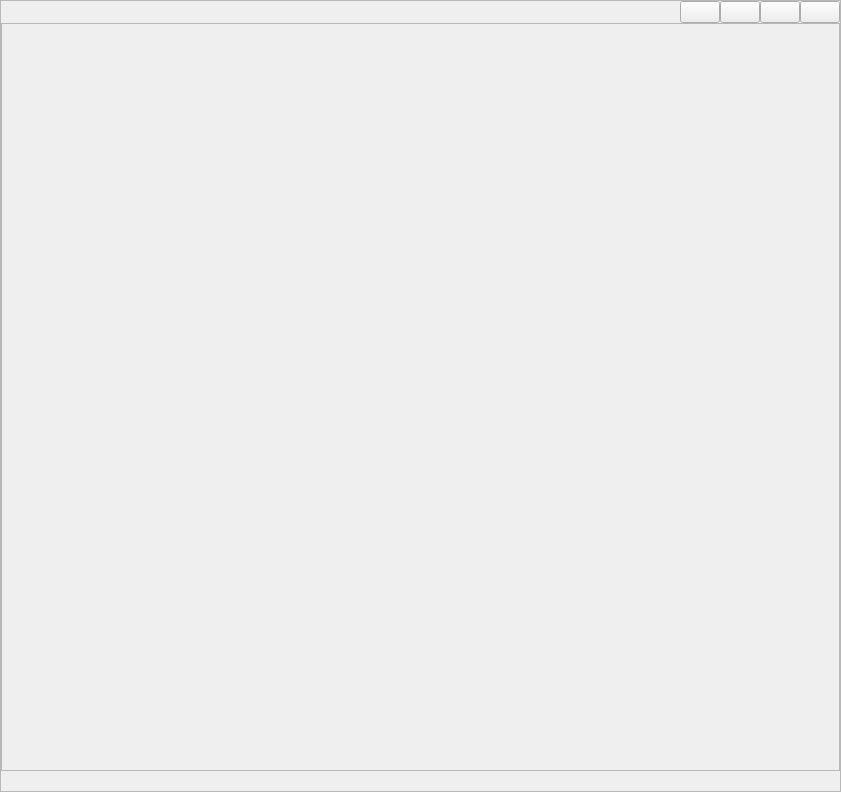
<?xml version="1.0" encoding="UTF-8"?>
<ui version="4.0">
 <class>main</class>
 <widget class="QWidget" name="main">
  <property name="geometry">
   <rect>
    <x>0</x>
    <y>0</y>
    <width>841</width>
    <height>792</height>
   </rect>
  </property>
  <layout class="QVBoxLayout" name="vlay_main">
   <property name="spacing">
    <number>0</number>
   </property>
   <property name="leftMargin">
    <number>0</number>
   </property>
   <property name="topMargin">
    <number>0</number>
   </property>
   <property name="rightMargin">
    <number>0</number>
   </property>
   <property name="bottomMargin">
    <number>0</number>
   </property>
   <item>
    <widget class="QFrame" name="fr_main">
     <property name="frameShape">
      <enum>QFrame::StyledPanel</enum>
     </property>
     <property name="frameShadow">
      <enum>QFrame::Raised</enum>
     </property>
     <layout class="QVBoxLayout" name="vlay_fr_main">
      <property name="spacing">
       <number>0</number>
      </property>
      <property name="leftMargin">
       <number>0</number>
      </property>
      <property name="topMargin">
       <number>0</number>
      </property>
      <property name="rightMargin">
       <number>0</number>
      </property>
      <property name="bottomMargin">
       <number>0</number>
      </property>
      <item>
       <widget class="QFrame" name="fr_menu_top">
        <layout class="QHBoxLayout" name="hlay_menu_top">
         <property name="spacing">
          <number>0</number>
         </property>
         <property name="leftMargin">
          <number>0</number>
         </property>
         <property name="topMargin">
          <number>0</number>
         </property>
         <property name="rightMargin">
          <number>0</number>
         </property>
         <property name="bottomMargin">
          <number>0</number>
         </property>
         <item>
          <widget class="QLabel" name="lb_mt_ico"/>
         </item>
         <item>
          <widget class="QWidget" name="wg_mt_blank" native="true"/>
         </item>
         <item>
          <spacer name="horizontalSpacer_2">
           <property name="orientation">
            <enum>Qt::Horizontal</enum>
           </property>
           <property name="sizeHint" stdset="0">
            <size>
             <width>40</width>
             <height>20</height>
            </size>
           </property>
          </spacer>
         </item>
         <item>
          <widget class="QLabel" name="lb_mt_nom"/>
         </item>
         <item>
          <spacer name="horizontalSpacer_1">
           <property name="orientation">
            <enum>Qt::Horizontal</enum>
           </property>
           <property name="sizeHint" stdset="0">
            <size>
             <width>40</width>
             <height>20</height>
            </size>
           </property>
          </spacer>
         </item>
         <item>
          <widget class="QPushButton" name="pb_mt_option"/>
         </item>
         <item>
          <widget class="QPushButton" name="pb_mt_reduire"/>
         </item>
         <item>
          <widget class="QPushButton" name="pb_mt_agrandir"/>
         </item>
         <item>
          <widget class="QPushButton" name="pb_mt_quitter"/>
         </item>
        </layout>
       </widget>
      </item>
      <item>
       <widget class="QFrame" name="fr_body">
        <property name="frameShape">
         <enum>QFrame::StyledPanel</enum>
        </property>
        <property name="frameShadow">
         <enum>QFrame::Raised</enum>
        </property>
        <layout class="QVBoxLayout" name="hlay_body">
         <property name="spacing">
          <number>0</number>
         </property>
         <property name="leftMargin">
          <number>0</number>
         </property>
         <property name="topMargin">
          <number>0</number>
         </property>
         <property name="rightMargin">
          <number>0</number>
         </property>
         <property name="bottomMargin">
          <number>0</number>
         </property>
         <item>
          <spacer name="verticalSpacer">
           <property name="orientation">
            <enum>Qt::Vertical</enum>
           </property>
           <property name="sizeHint" stdset="0">
            <size>
             <width>20</width>
             <height>40</height>
            </size>
           </property>
          </spacer>
         </item>
        </layout>
       </widget>
      </item>
      <item>
       <widget class="QFrame" name="fr_menu_bottom">
        <layout class="QHBoxLayout" name="hlay_menu_bottom">
         <property name="spacing">
          <number>0</number>
         </property>
         <property name="leftMargin">
          <number>0</number>
         </property>
         <property name="topMargin">
          <number>0</number>
         </property>
         <property name="rightMargin">
          <number>0</number>
         </property>
         <property name="bottomMargin">
          <number>0</number>
         </property>
         <item>
          <widget class="QLabel" name="lb_mb_version"/>
         </item>
         <item>
          <spacer name="horizontalSpacer_4">
           <property name="orientation">
            <enum>Qt::Horizontal</enum>
           </property>
           <property name="sizeHint" stdset="0">
            <size>
             <width>40</width>
             <height>20</height>
            </size>
           </property>
          </spacer>
         </item>
        </layout>
       </widget>
      </item>
     </layout>
    </widget>
   </item>
  </layout>
 </widget>
 <resources/>
 <connections/>
</ui>
